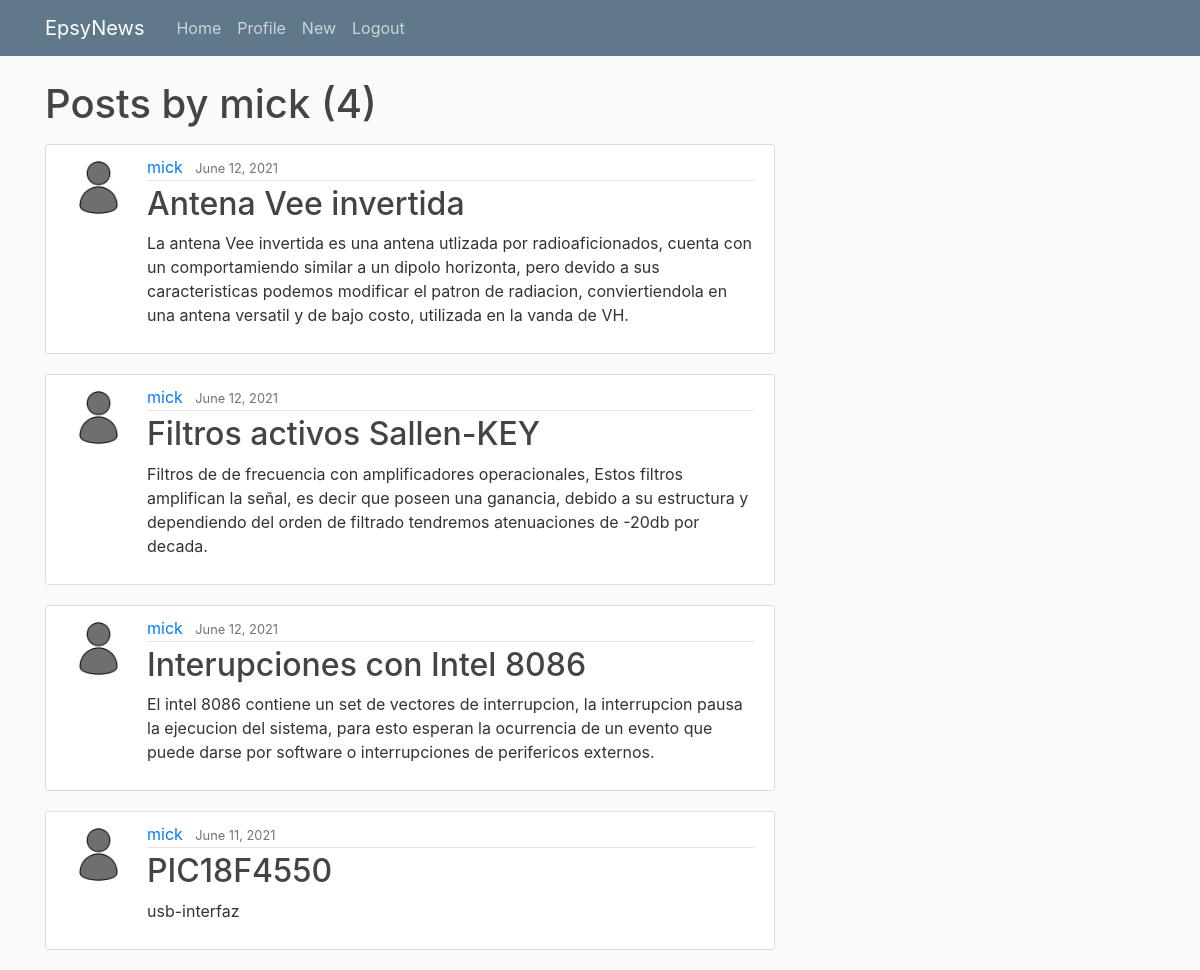
The app's page /user/mick (signed in) with its own data.
### blog/models.py (models this page shows, shortened)
class Post(models.Model):
    title = models.CharField(max_length=100)
    content = models.TextField()
    date_posted = models.DateTimeField(default=timezone.now)
    autor = models.ForeignKey(User, on_delete=models.CASCADE)
    image = models.ImageField(default='default.jpg', upload_to='blog_images')

### users/models.py (models this page shows, shortened)
class Profile(models.Model):
    user = models.OneToOneField(User, on_delete=models.CASCADE)
    image = models.ImageField(default='default.jpg', upload_to='profile_pics')

### blog/views.py (the view)
# urls.py: path('user/<str:username>', UserPostListView.as_view(), name='user-posts'),
class UserPostListView(ListView):
    model = Post
    template_name = 'blog/user_posts.html'  # <app>/<model>_<viewtype>.html
    context_object_name = 'posts'
    paginate_by = 5
    def get_queryset(self):
        user = get_object_or_404(User, username=self.kwargs.get('username'))
        return Post.objects.filter(autor=user).order_by('-date_posted')

### blog/templates/blog/user_posts.html (shortened to what this page needs)
{% extends "blog/base.html" %}
{% block content %}
    <h1 class="mb-3">Posts by {{ view.kwargs.username }} ({{ page_obj.paginator.count }})</h1>
    {% for post in posts %}
        <article class="media content-section">
          <img class="rounded-circle article-img" src="{{ post.autor.profile.image.url }}">
          <div class="media-body">
            <div class="article-metadata">
              <a class="mr-2" href="{% url 'user-posts' post.autor.username %}">{{ post.autor }}</a>
              <small class="text-muted">{{ post.date_posted|date:"F d, Y" }}</small>
            </div>
            <h2><a class="article-title" href="{% url 'post-detail' post.id %}">{{ post.title }}</a></h2>
            <p class="article-content">{{ post.content }}</p>
          </div>
        </article>
    {% endfor %}
{% endblock content %}

### blog/static/blog/main.css (style rules this page uses)
body { background: #fafafa; color: #333333; margin-top: 5rem; }
h1, h2, h3, h4, h5, h6 { color: #444444; }
.content-section { background: #ffffff; padding: 10px 20px; border: 1px solid #dddddd; border-radius: 3px; margin-bottom: 20px; }
.article-title { color: #444444; }
.article-content { white-space: pre-line; }
.article-img { height: 65px; width: 65px; margin-right: 16px; }
.article-metadata { padding-bottom: 1px; margin-bottom: 4px; border-bottom: 1px solid #e3e3e3 }

### records on screen
Post: autor.profile.image (placeholder picture), autor "mick", date_posted "June 12, 2021", title "Antena Vee invertida", content "La antena Vee invertida es una antena utlizada por radioaficionados, cuenta con un comportamiendo similar a un dipolo horizonta, pero devido a sus caracteristicas podemos modificar el patron de radiacion, conviertiendola en una antena versatil y de bajo costo, utilizada en la vanda de VH."
Post: autor.profile.image (placeholder picture), autor "mick", date_posted "June 12, 2021", title "Filtros activos Sallen-KEY", content "Filtros de de frecuencia con amplificadores operacionales, Estos filtros amplifican la señal, es decir que poseen una ganancia, debido a su estructura y dependiendo del orden de filtrado tendremos atenuaciones de -20db por decada."
Post: autor.profile.image (placeholder picture), autor "mick", date_posted "June 12, 2021", title "Interupciones con Intel 8086", content "El intel 8086 contiene un set de vectores de interrupcion, la interrupcion pausa la ejecucion del sistema, para esto esperan la ocurrencia de un evento que puede darse por software o interrupciones de perifericos externos."
Post: autor.profile.image (placeholder picture), autor "mick", date_posted "June 11, 2021", title "PIC18F4550", content "usb-interfaz"

### other values on screen
{{ view.kwargs.username }} "mick"
{{ page_obj.paginator.count }} "4"
